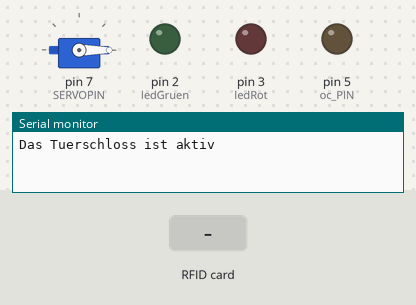
The sketch below on a simulated Arduino Nano, built with avr-gcc and run on an emulated ATmega328P. Parts: servo, output pins drawn as LEDs (lit = HIGH), the last lines printed to the serial monitor. Dashed ring = blinking. The test bench sets the inputs (shaded band). Pins used as bus, display or sensor lines are not drawn.

Above: at 1.3 s.
1.4 s: RFID card 43 7D 3F 92 held to the reader
At 3.3 s:
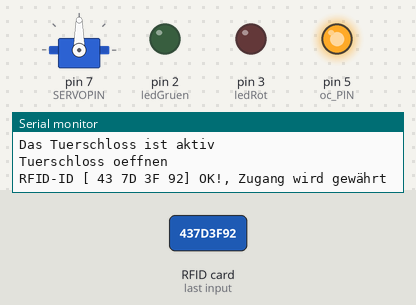
4.4 s: RFID card 5E 7A 19 C4 held to the reader
At 4.47 s:
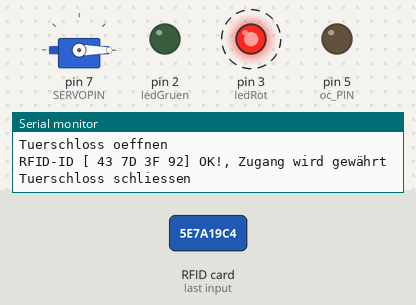
7.4 s: RFID card 73 05 B4 94 held to the reader
At 7.48 s:
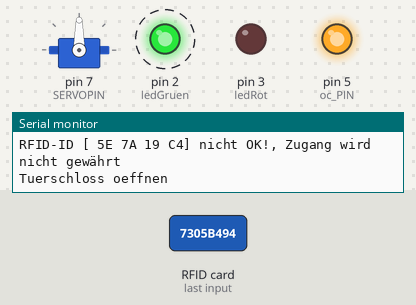
Timing chart, 0 to 11.2 s (numbered marks = the images above; inputs shaded):
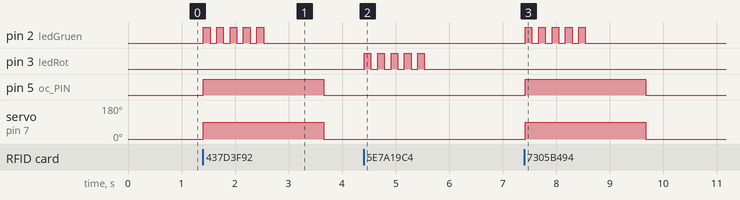

The sketch:

04_RFID_LED_ansteuern_2_Karten_Servo_LAB_NANO.ino
```cpp
/*************************************************************************************************
                                      PROGRAMMINFO
**************************************************************************************************
Funktion: RFID LED ansteuern, Relais, Servo, 3 Chips

**************************************************************************************************
Version: 05.11.2022
**************************************************************************************************
Board: NANO
**************************************************************************************************
Libraries:
https://github.com/miguelbalboa/rfid
https://github.com/espressif/arduino-esp32/tree/master/libraries
**************************************************************************************************
C++ Arduino IDE V1.8.19
**************************************************************************************************
Einstellungen:
https://dl.espressif.com/dl/package_esp32_index.json
http://dan.drown.org/stm32duino/package_STM32duino_index.json
http://arduino.esp8266.com/stable/package_esp8266com_index.json
**************************************************************************************************/
//einbinden der Bibliotheken für das
//ansteuern des MFRC522 Moduls
#include <SPI.h>
#include <MFRC522.h>

//definieren der Pins  RST & SDA für den NANO
#define RST_PIN     9
#define SS_PIN      10

#define ledRot 3
#define ledGruen 2
#define oc_PIN 5 //Open Close PIN

//erzeugen einer Objektinstanz
MFRC522 mfrc522(SS_PIN, RST_PIN);

//Variable zum speichern der bereits gelesenen RFID-ID
String lastRfid = "";

//Anzahl der zulässigen RFID-IDs im Array ************************************************
const int NUM_RFIDS = 3;
//zulaessige  RFID-ID
String rfids[NUM_RFIDS] = {" 43 7D 3F 92", " 73 05 B4 94", " 01 01 01 01"};
//****************************************************************************************

#include "Servo.h"                          // Servomotor-Bibliothek
#define SERVOPIN 7
Servo Servomotor;


void setup() {
  //beginn der seriellen Kommunikation mit 115200 Baud
  Serial.begin(115200);
  //eine kleine Pause von 50ms.
  Serial.println("Das Tuerschloss ist aktiv");
  delay(50);

  pinMode(ledRot, OUTPUT);
  pinMode(ledGruen, OUTPUT);
  pinMode(oc_PIN, OUTPUT);
  digitalWrite(oc_PIN, LOW);

    Servomotor.attach(SERVOPIN);
    Servomotor.write(0);                    // Servomotor auf Schließposition 0 Grad fahren


  //begin der SPI Kommunikation
  SPI.begin();
  //initialisieren der Kommunikation mit dem RFID Modul
  mfrc522.PCD_Init();
}

void loop() {

  //Wenn keine neue Karte vorgehalten wurde oder die serielle Kommunikation
  //nicht gegeben ist, dann...
  if ( !mfrc522.PICC_IsNewCardPresent()) {
    //Serial.println("!PICC_IsNewCardPresent");
    return;
  }

  if (!mfrc522.PICC_ReadCardSerial()) {
    //Serial.println("!PICC_ReadCardSerial");
    return;
  }


  String newRfidId = "";
  for (byte i = 0; i < mfrc522.uid.size; i++) {
    newRfidId.concat(mfrc522.uid.uidByte[i] < 0x10 ? " 0" : " ");
    newRfidId.concat(String(mfrc522.uid.uidByte[i], HEX));
  }

  //alle Buchstaben in Großbuchstaben umwandeln
  newRfidId.toUpperCase();

  //Wenn die neue gelesene RFID-ID ungleich der bereits zuvor gelesenen ist,
  //dann soll diese auf der seriellen Schnittstelle ausgegeben werden.
  if (!newRfidId.equals(lastRfid)) {
    //überschreiben der alten ID mit der neuen
    lastRfid = newRfidId;
  }


  bool zugangOk = false;
  //prüfen ob die gelesene RFID-ID im Array mit bereits gespeicherten IDs vorhanden ist
  for (int i = 0; i < NUM_RFIDS; i++) {
    //wenn die ID an der Stelle "i" im Array "rfids" mit dem gelesenen übereinstimmt, dann
    if (rfids[i].equals(newRfidId)) {
      zugangOk = true;
      //Schleife verlassen
      break;
    }
  }

  //Wenn die Variable "zugangOk" auf True ist, dann...
  if (zugangOk) {
    digitalWrite(oc_PIN, HIGH); //Türschloss öffnen
    Serial.println("Tuerschloss oeffnen");
    Servomotor.write(90);        // Servo in Öffnungsposition 90 Grad fahren

    blinkLed(ledGruen);
    Serial.println("RFID-ID [" + newRfidId + "] OK!, Zugang wird gewährt");
    delay(1000);
    digitalWrite(oc_PIN, LOW);
    Serial.println("Tuerschloss schliessen");
    Servomotor.write(0);        // Servo in Öffnungsposition 90 Grad fahren

  } else {
    //Wenn nicht dann...
    blinkLed(ledRot);
    Serial.println("RFID-ID [" + newRfidId + "] nicht OK!, Zugang wird nicht gewährt");
  }

  Serial.println();
}

//Blinken einer LED am Pin "pin"
void blinkLed(int pin) {
  //Schleife von 0 bis 5
  for (int a = 0; a < 5; a++) {
    //LED aktivieren
    digitalWrite(pin, HIGH);
    //eine Pause von 125 ms.
    delay(125);
    //LED deaktivieren
    digitalWrite(pin, LOW);
    //eine Pause von 125 ms.
    delay(125);
  }
}
```

Measured:
- after the input at 1.4 s, pin 2 (ledGruen): alternates HIGH for 0.13 s and LOW for 0.13 s, 10 changes in all, then stays LOW, starting at once; pin 5 (oc_PIN): LOW → HIGH at once, → LOW 2.3 s later; servo on pin 7 (SERVOPIN): 0° → 90° at once, → 0° 2.3 s later
- after the input at 4.4 s, pin 3 (ledRot): alternates HIGH for 0.13 s and LOW for 0.13 s, 10 changes in all, then stays LOW, starting at once
- after the input at 7.4 s, pin 2 (ledGruen): alternates HIGH for 0.13 s and LOW for 0.13 s, 10 changes in all, then stays LOW, starting at once; pin 5 (oc_PIN): LOW → HIGH at once, → LOW 2.3 s later; servo on pin 7 (SERVOPIN): 0° → 90° at once, → 0° 2.3 s later
